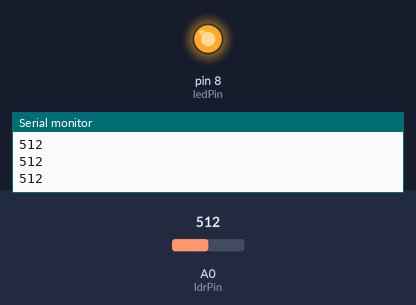
A sketch run on a simulated Arduino Uno, built with avr-gcc and run on an emulated ATmega328P. Parts: output pins drawn as LEDs (lit = HIGH), the last lines printed to the serial monitor. The test bench sets the inputs (shaded band); at power-on: A0 (ldrPin) = 512.

Above: at 1.2 s.
1.3 s: A0 (ldrPin) set to 209
2.8 s: A0 (ldrPin) set to 190
At 3.1 s:
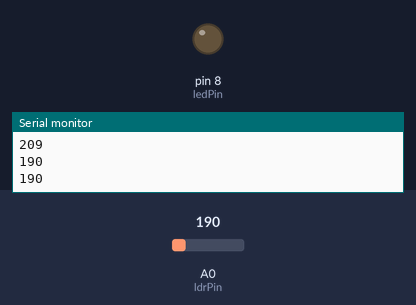
4.3 s: A0 (ldrPin) set to 210
At 5.6 s:
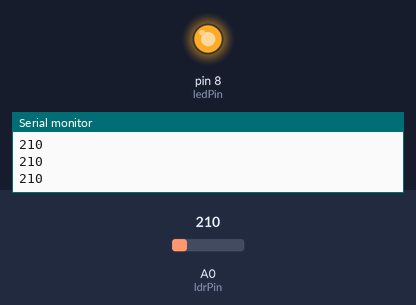
5.9 s: A0 (ldrPin) set to 122
At 6.9 s:
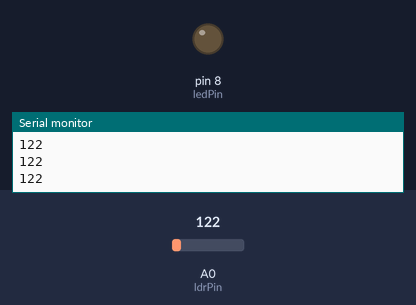
Timing chart, 0 to 8.5 s (numbered marks = the images above; inputs shaded):
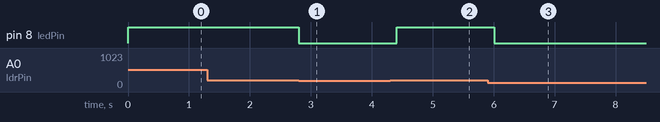

Measured:
- the behaviour switches between 201 and 200 on A0 (ldrPin) (found by bisection; images 0 and 1)
- after the input at 2.8 s, pin 8 (ledPin): HIGH → LOW at once
- after the input at 4.3 s, pin 8 (ledPin): LOW → HIGH after 0.11 s
- after the input at 5.9 s, pin 8 (ledPin): HIGH → LOW after 0.11 s

The sketch:

dark_sensor.ino
```cpp
const int ldrPin = A0;
const int ledPin = 8;
int threshold = 200;
void setup() {

Serial.begin(9600);

pinMode(ledPin, OUTPUT);

}
void loop() {
int lightValue = analogRead(ldrPin);
Serial.println(lightValue);
if (lightValue > threshold) {
digitalWrite(ledPin, HIGH);
}
else {
digitalWrite(ledPin, LOW);
}
delay(200);
}
```
